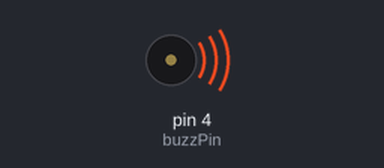
The sketch below on a simulated Arduino Uno, built with avr-gcc and run on an emulated ATmega328P. Parts: buzzer (waves = sounding, pin HIGH).

Above: at 0.1 s.
Timing chart, 0 to 3.0 s (numbered marks = the images above):
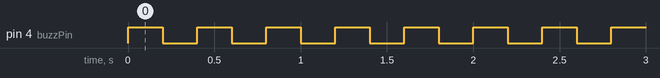

The sketch:

Buzz.ino
```cpp
// Target MCU: ATTiny13

#define buzzPin 4

void setup()
{
  pinMode(buzzPin,OUTPUT);
}

void loop()
{
  const byte DURATION = 200;

  digitalWrite(buzzPin, HIGH);
  delay(DURATION);
  digitalWrite(buzzPin, LOW);
  delay(DURATION);
}
```

Measured:
- by itself, pin 4 (buzzPin): alternates HIGH for 0.20 s and LOW for 0.20 s
